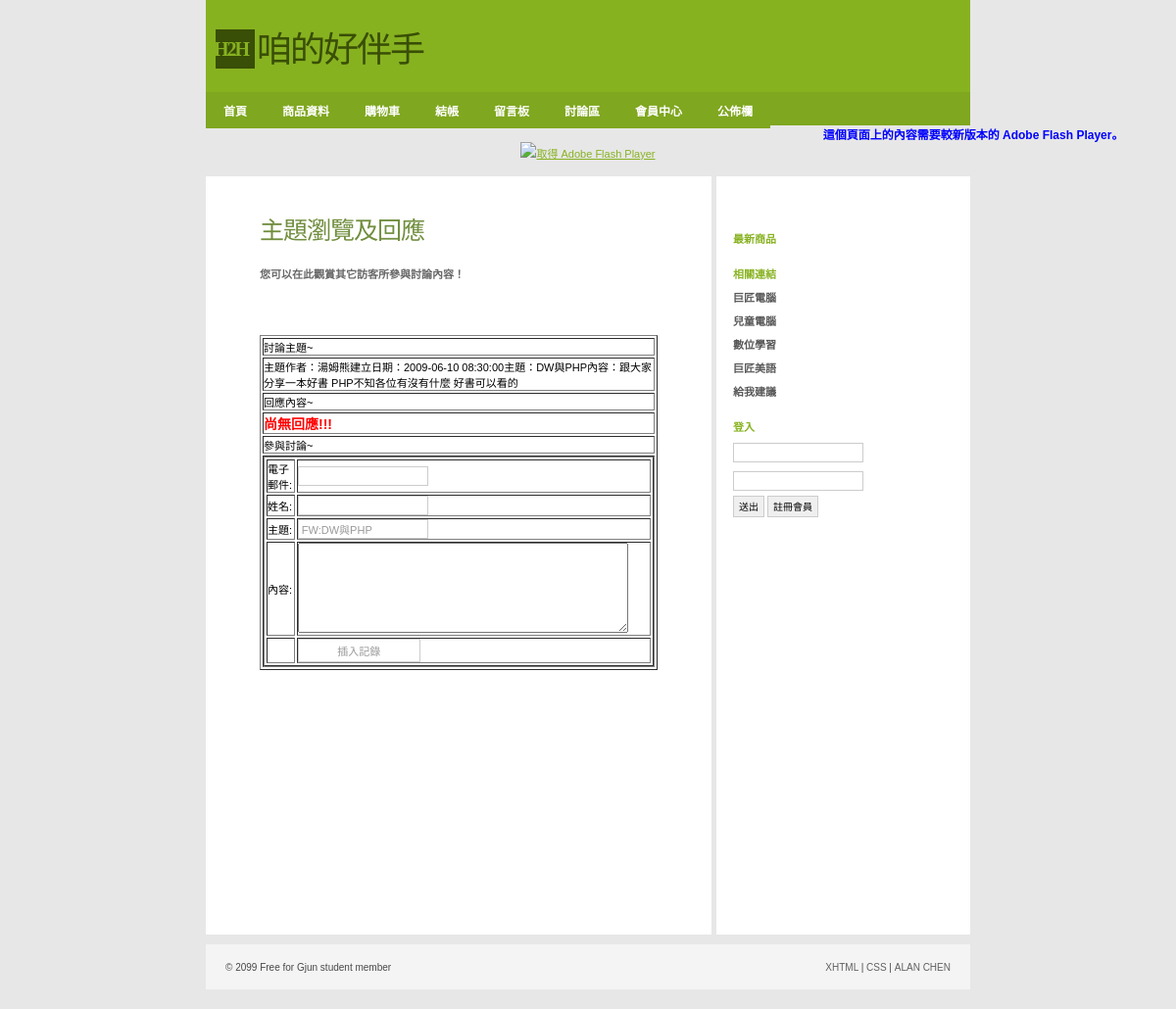
/php_incomplete/Shop/detailsView.php?titleid=4, run on the app's committed database.
### tables this page shows
CREATE TABLE `titles` (
  `titleid` int(11) NOT NULL COMMENT '討論主題編號',
  `email` varchar(100) DEFAULT NULL COMMENT '電子郵件',
  `name` varchar(50) NOT NULL COMMENT '作者姓名',
  `subject` varchar(255) NOT NULL COMMENT '討論主題',
  `memo` text NOT NULL COMMENT '討論內容',
  `createDate` datetime DEFAULT NULL COMMENT '主題討論發起日',
  `lastNewsDate` datetime DEFAULT NULL COMMENT '主題最後討論日',
  `count` int(11) DEFAULT '0' COMMENT '參與討論數量'
);

### php_incomplete/Shop/detailsView.php (the view, shortened to what this page needs)
<?php require_once('../Connections/shop.php'); ?>
<?php
if (!function_exists("GetSQLValueString")) {
function GetSQLValueString($theValue, $theType, $theDefinedValue = "", $theNotDefinedValue = "")
{
  $theValue = function_exists("mysql_real_escape_string") ? mysql_real_escape_string($theValue) : mysql_escape_string($theValue);
  switch ($theType) {
    case "long":
    case "int":
      $theValue = ($theValue != "") ? intval($theValue) : "NULL";
      break;
  }
  return $theValue;
}
}
$editFormAction = $_SERVER['PHP_SELF'];
if (isset($_SERVER['QUERY_STRING'])) {
  $editFormAction .= "?" . htmlentities($_SERVER['QUERY_STRING']);
}
$colname_RecordsetTitles = "-1";
if (isset($_GET['titleid'])) {
  $colname_RecordsetTitles = $_GET['titleid'];
}
$query_RecordsetTitles = sprintf("SELECT * FROM titles WHERE titleid = %s", GetSQLValueString($colname_RecordsetTitles, "int"));
$RecordsetTitles = mysql_query($query_RecordsetTitles, $shop) or die(mysql_error());
$row_RecordsetTitles = mysql_fetch_assoc($RecordsetTitles);
$colname_RecordsetDetails = "-1";
if (isset($_GET['titleid'])) {
  $colname_RecordsetDetails = $_GET['titleid'];
}
$query_RecordsetDetails = sprintf("SELECT * FROM details WHERE titleid = %s ORDER BY newsDate DESC", GetSQLValueString($colname_RecordsetDetails, "int"));
$RecordsetDetails = mysql_query($query_RecordsetDetails, $shop) or die(mysql_error());
$totalRows_RecordsetDetails = mysql_num_rows($RecordsetDetails);
?>
<!DOCTYPE html PUBLIC "-//W3C//DTD XHTML 1.0 Strict//EN"
"http://www.w3.org/TR/xhtml1/DTD/xhtml1-strict.dtd">
<html xmlns="http://www.w3.org/1999/xhtml">
<head>
<link rel="stylesheet" href="../css/styles.css" media="all" type="text/css" />
</head>
<body>
  <div id="header">
      <div class="subContainer">
            <div id="logo">
            <div id="box">H2H</div>
            <p>咱的好伴手</p>
            </div>
    </div>
</div>
<div id="navigation">
	<ul id="sddm">
        <li><a href="index.php">首頁</a></li>
        <li><a href="product.php">商品資料</a></li>
        <li><a href="cart.php">購物車</a></li>
        <li><a href="checkOut.php">結帳</a></li>
        <li><a href="guestBook.php">留言板</a></li>
        <li><a href="titleView.php">討論區</a></li>
	    <li><a href="#"
        onmouseover="mopen('m1')"
        onmouseout="mclosetime()">會員中心</a>
    	</li>
	    <li><a href="#"
        onmouseover="mopen('m2')"
        onmouseout="mclosetime()">公佈欄</a>
    	</li>
		</ul>
</div>
<object id="FlashID" classid="clsid:D27CDB6E-AE6D-11cf-96B8-444553540000" width="780" height="120">
    <object type="application/x-shockwave-flash" data="../Scripts/pic.swf" width="780" height="120">
      <div>
        <h4>這個頁面上的內容需要較新版本的 Adobe Flash Player。</h4>
        <p><a href="http://www.adobe.com/go/getflashplayer"><img src="http://www.adobe.com/images/shared/download_buttons/get_flash_player.gif" alt="取得 Adobe Flash Player" width="112" height="33" /></a></p>
      </div>
    </object>
  </object>
<div id="container">
  <div id="primaryContent">
<h2>主題瀏覽及回應</h2>
<h3>您可以在此觀賞其它訪客所參與討論內容！</h3>
    <p>&nbsp;</p>
    <p>&nbsp;</p>
  <table border="1" width=""100%>
    <tr>
      <td>討論主題~</td>
    </tr>
    <tr>
      <td>主題作者：<?php echo $row_RecordsetTitles['name']; ?>建立日期：<?php echo $row_RecordsetTitles['createDate']; ?>主題：<?php echo $row_RecordsetTitles['subject']; ?>內容：<?php echo $row_RecordsetTitles['memo']; ?></td>
    </tr>
    <tr>
      <td>回應內容~</td>
    </tr>
    <?php do { ?>
      <tr>
        <td>
        <?php if ($totalRows_RecordsetDetails == 0) {  ?>
  <h5>尚無回應!!!</h5>
  <?php }  ?>        </td>
      </tr>
      <?php } while ($row_RecordsetDetails = mysql_fetch_assoc($RecordsetDetails)); ?>
    <tr>
      <td>參與討論~</td>
    </tr>
    <tr>
      <td>
        <form action="<?php echo $editFormAction; ?>" method="POST" id="form1" name="form1">
          <table border="1" width="100%">
            <tr>
              <td>電子<br />郵件:</td>
              <td><input type="text" name="email" value="" size="32" /></td>
              </tr>
            <tr>
              <td>姓名:</td>
              <td><input type="text" name="name" value="" size="32" /></td>
              </tr>
            <tr>
              <td>主題:</td>
              <td><input type="text" name="subject" value="FW:<?php echo $row_RecordsetTitles['subject']; ?>" size="32" /></td>
              </tr>
            <tr>
              <td>內容:</td>
              <td><textarea name="memo" cols="40" rows="6"></textarea></td>
              </tr>
            <tr>
              <td></td>
              <td><input type="submit" value="插入記錄" /></td>
              </tr>
            </table>
          </form>
        </td>
    </tr>
  </table>
<p>&nbsp;</p>
    <p>&nbsp;</p>
    <p>&nbsp;</p>
    <p>&nbsp;</p>
    <p>&nbsp;</p>
    <p>&nbsp;</p>
    <p>&nbsp;</p>
    <p>&nbsp;</p>
    <p>&nbsp;</p>
    <p>&nbsp;</p>
  </div>
  <div id="secondaryContent">
    <p>&nbsp;</p>
    <h3>最新商品</h3>
    <h3>相關連結</h3>
    <ul class="links">
      <li><a href="http://www.pcschool.com.tw/">巨匠電腦</a></li>
      <li><a href="http://kid.pcschool.com.tw/">兒童電腦</a></li>
      <li><a href="http://www.soeasyedu.com.tw/">數位學習</a></li>
      <li><a href="http://www.soeasyedu.com.tw/">巨匠美語</a></li>
      <li><a href="http://www.off.com.tw/weiblog">給我建議</a>
    </ul>
    <?php if(!isset($_SESSION['MM_Username'])){?>
    <h3>登入</h3>
    <form action="loginCheck.php" method="post">
      <p>
        <input value="" name="user" />
      </p>
      <p>
        <input name="password" type="password" value="" />
      </p>
        <button type="submit">送出</button>
        <button type="button" onclick="location.href='registerUser.php'">註冊會員</button>
    </form>
<?php }?>
  </div>
        <br class="clear" />
</div>
    <div id="footer">
        <ul>
            <li id="copyright">&copy; 2099 Free for Gjun student member</li>
            <li id="links">
                <ul>
                    <li><a href="#">XHTML</a> |</li>
                    <li><a href="#">CSS</a> |</li>
                    <li><a href="http://gjun.tw">ALAN CHEN</a></li>
                </ul>
            </li>
        </ul>
    </div>
</body>
</html>

### php_incomplete/css/styles.css (style rules this page uses)
* { margin:0; padding:0; font-family:Verdana, Arial, Helvetica, sans-serif; }
body, html { margin:0; padding:0; background:#e7e7e7; text-align:center; margin-bottom:10px; }
h2 { font-family:'Georgia'; font-size:25px; letter-spacing:-1px; margin-top:15px; margin-bottom:20px; font-weight:normal; color:#718e3e; }
h3 { font-size:11px; font-weight:bold; color:#666; margin:5px 0; }
h4 { font-size:12px; color:#00F; }
h5 { font-size:14px; color:#F00; }
p { color:#043f4a; font-size:11px; line-height:25px; }
a { color:#87B220; text-decoration:underline; }
#container { width:780px; margin:10px auto; padding:0; background:#fff; text-align:left; }
#logo { margin:0; padding:0px; }
#logo #box { float:left; clear:none; height:40px; width:40px; margin:0 0 0 10px; padding:0px; background:#394E06; color:#87B220; font-family:Georgia, "Times New Roman", Times, serif; font-weight:bold; font-size:20px; line-height:40px; letter-spacing:-2px; text-indent:-2px; }
#logo p { float:left; clear:none; height:40px; width:260px; margin:0; padding:0; color:#394E06; font-family:Georgia, "Times New Roman", Times, serif; font-weight:normal; font-size:36px; text-indent:2px; line-height:43px; letter-spacing:-2px; font-style: normal; }
.subContainer, #navigation ul { width:780px; margin:0 auto; }
#header { text-align:left; margin:0 auto; padding:30px 0 0 0px; height:64px; background:#87b220; width: 780px; }
#navigation { margin:0 auto; padding:0; background:#7fa71f; height:34px; width: 780px; list-style:none; }
#navigation li { float:left; clear:none; list-style:none; }
#navigation li a { color:#fff; display:block; font-size:12px; text-decoration:none; font-weight:bold; padding:10px 18px; }
input { background-color: #FFF; color: #999999; border: 1px solid #CCC; font-size: 11px; padding: 3px; width:125px; }
button { background-color:#EFEFEF; line-height:13px; color: #000; border: 1px solid #CCC; font-size: 10px; height:22px; margin: 0; padding: 0 5px; }
form p { padding:2px 0; }
img { border:0; }
#primaryContent { width:406px; padding:20px 55px; border-right:5px solid #e7e7e7; font-size:11px; float:left; clear:none; }
#secondaryContent { width:228px; padding:10px 14px; font-size:11px; float:right; clear:none; }
#secondaryContent h3 { color:#87b220; margin-top:20px; }
#secondaryContent ul { list-style:none; }
#secondaryContent li { list-style:none; padding-left:20px; margin:8px 0; background:url('../images/tiny_bullet.png') left bottom no-repeat; }
#secondaryContent li a { color:#575757; font-weight:bold; text-decoration:none; }
#secondaryContent .links li { padding-left:0px; margin:8px 0; background:none; }
#footer { margin:0 auto; margin-bottom:10px; height:10px; padding:18px 20px; clear:both; width:740px; text-align:left; font-size:10px; color:#484848; background:#f4f4f4; }
#footer ul { list-style:none; }
#footer li { list-style:none; display:inline; }
#footer #copyright { float:left; clear:none; }
#footer #links { float:right; clear:none; }
#footer a { color:#606060; text-decoration:none; }
#sddm { margin:0 auto; padding:0; background:#7fa71f; height:34px; width: 780px; list-style:none; }
#sddm li { float:left; clear:none; list-style:none; }
#sddm li a { color:#fff; background:#7fa71f; display:block; font-size:12px; text-decoration:none; font-weight:bold; padding:10px 18px; }
#sddm a { background:url('../images/nav_bg.gif'); }

### data on the page
titles: name "湯姆熊", createDate "2009-06-10 08:30:00", subject "DW與PHP", memo "跟大家分享一本好書 PHP不知各位有沒有什麼 好書可以看的", subject "FW:DW與PHP"
